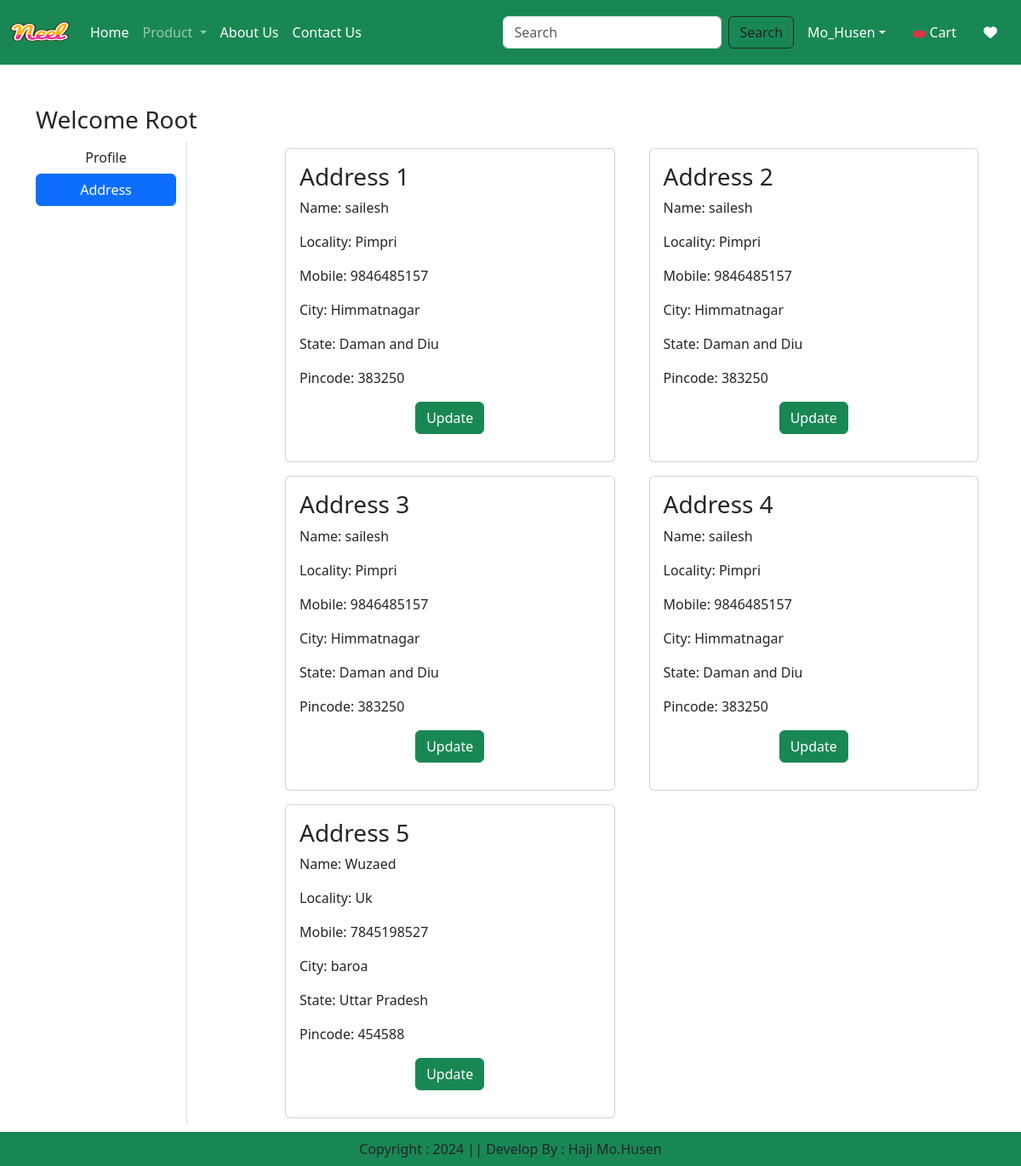
Page /address/ (signed in) on the earlier database version.
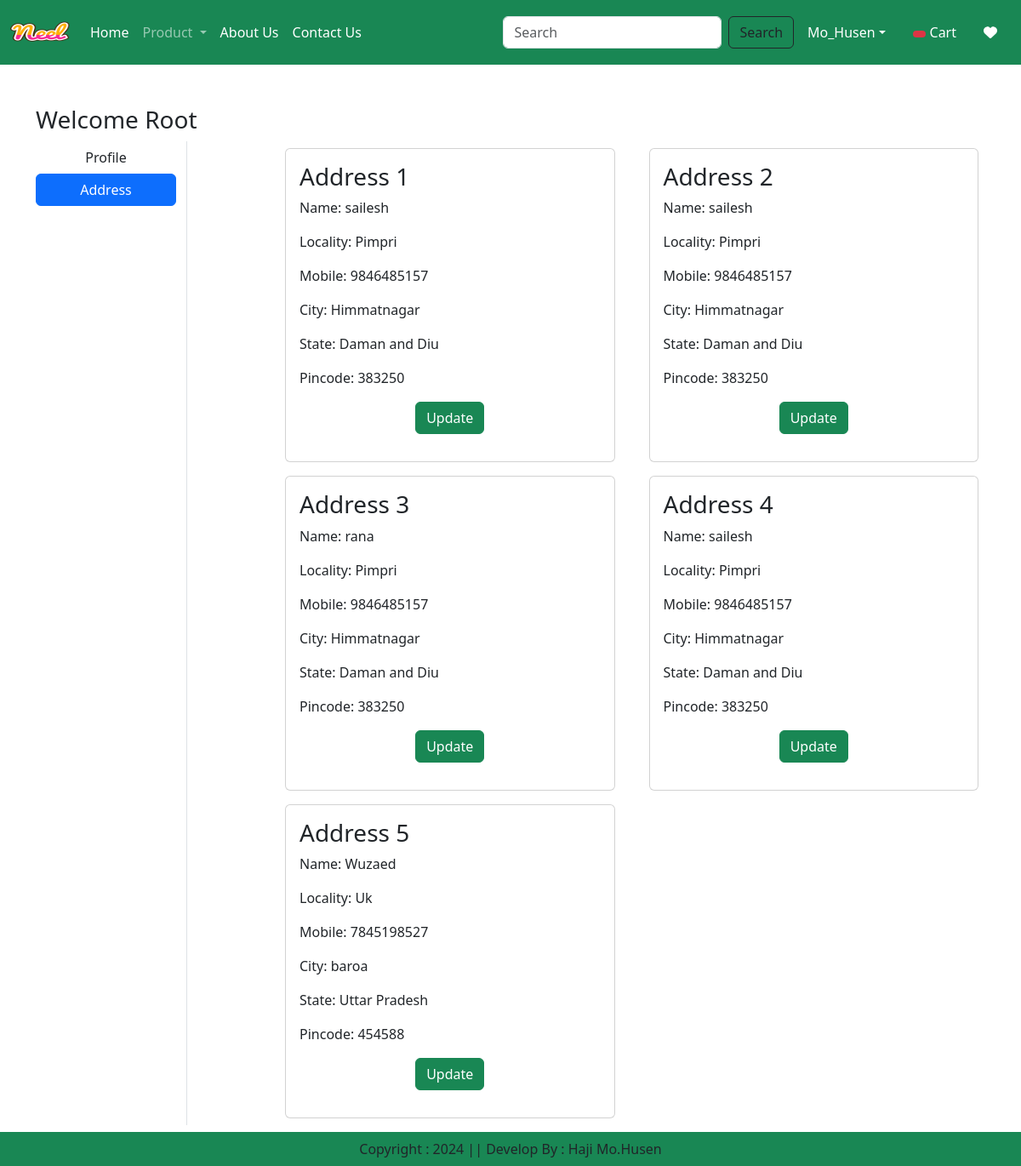
Same page on the later database version.
### app/models.py (models this page shows, shortened)
class Customer(models.Model):
    user = models.ForeignKey(User,on_delete=models.CASCADE) #here used the foregin key
    name =models.CharField(max_length=200)
    locality = models.CharField(max_length=200)
    city =models.CharField(max_length=50)
    mobile = models.IntegerField(default=0)
    zipcode = models.IntegerField()
    state = models.CharField(choices=STATE_CHOICES, max_length=100) #these selection is optinal

### app/views.py (the view)
# urls.py: path('address/',views.address,name='address'),#when we use the class that time we use the as_view but here the we uuse thee function so we can't use the as_view
@login_required
def address(request):
    add = Customer.objects.filter(user=request.user) #only login user can see the data like thr root user
    totalitem = 0
    wishitem=0
    if request.user.is_authenticated:
        totalitem = len(Cart.objects.filter(user=request.user))
        wishitem=len(Wishlist.objects.filter(user=request.user))
    return render(request,'app/address.html',locals())

### app/templates/app/address.html (shortened to what this page needs)
{% extends 'app/base.html' %}
{% load static %}
{% block main-content %}
<div class="container my-5">
    <div class="row">
    <h3>Welcome <span class="text-capitalize">{{request.user}}</span></h3>
    <div class="col-sm-2 border-end">
        <ul class="list-unstyled">
            <li class="d-grid"><a href="{% url 'profile' %}" class="btn ">Profile</a></li>
            <li class="d-grid"><a href="{% url 'address' %}" class="btn btn-primary">Address</a></li>
        </ul>
    </div>
    <div class="col-sm-9 offset-sm-1">
        <div class="row">
            {% for ad in add %}
            <div class="col-sm-6">
                 <div class="card m-2">  {% comment %} bootstrip card selction {% endcomment %}
                    <div class="card-body">
                        <h3>Address {{forloop.counter}}</h3>
                        <p>Name: {{ad.name}}</p>
                        <p>Locality: {{ad.locality}}</p>
                        <p>Mobile: {{ad.mobile}}</p>
                        <p>City: {{ad.city}}</p>
                        <p>State: {{ad.state}}</p>
                        <p>Pincode: {{ad.zipcode}}</p>
                        <p class="text-center"><a href="{% url 'updateAddress' pk=ad.id %}" type="submit" class="btn btn-success">Update</a></p>
                        </div>
                    </div>
                </div>
            {% endfor %}
        </div>
    </div>
</div>
</div>
{% endblock main-content %}

Differences in the rows shown:
changed Customer: name "sailesh" → "rana"
